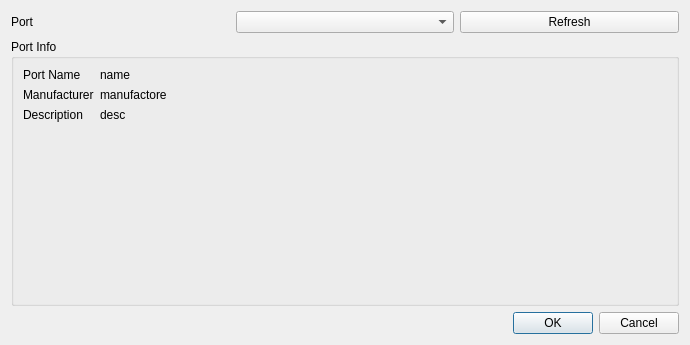
<?xml version="1.0" encoding="UTF-8"?>
<ui version="4.0">
 <class>DialogPortConfig</class>
 <widget class="QDialog" name="DialogPortConfig">
  <property name="geometry">
   <rect>
    <x>0</x>
    <y>0</y>
    <width>690</width>
    <height>345</height>
   </rect>
  </property>
  <property name="windowTitle">
   <string>Dialog</string>
  </property>
  <layout class="QVBoxLayout" name="verticalLayout" stretch="1,3,1">
   <item>
    <layout class="QHBoxLayout" name="horizontalLayout">
     <property name="sizeConstraint">
      <enum>QLayout::SetDefaultConstraint</enum>
     </property>
     <item>
      <widget class="QLabel" name="label">
       <property name="text">
        <string>Port</string>
       </property>
      </widget>
     </item>
     <item>
      <widget class="QComboBox" name="comboBoxPorts"/>
     </item>
     <item>
      <widget class="QPushButton" name="pushButtonRefresh">
       <property name="text">
        <string>Refresh</string>
       </property>
      </widget>
     </item>
    </layout>
   </item>
   <item>
    <widget class="QGroupBox" name="groupBox">
     <property name="title">
      <string>Port Info</string>
     </property>
     <layout class="QFormLayout" name="formLayout">
      <item row="0" column="0">
       <widget class="QLabel" name="label_2">
        <property name="text">
         <string>Port Name</string>
        </property>
       </widget>
      </item>
      <item row="0" column="1">
       <widget class="QLabel" name="labelPortName">
        <property name="text">
         <string>name</string>
        </property>
       </widget>
      </item>
      <item row="1" column="0">
       <widget class="QLabel" name="label_4">
        <property name="text">
         <string>Manufacturer</string>
        </property>
       </widget>
      </item>
      <item row="1" column="1">
       <widget class="QLabel" name="labelPortManufact">
        <property name="text">
         <string>manufactore</string>
        </property>
       </widget>
      </item>
      <item row="2" column="0">
       <widget class="QLabel" name="label_6">
        <property name="text">
         <string>Description</string>
        </property>
       </widget>
      </item>
      <item row="2" column="1">
       <widget class="QLabel" name="labelPortDesc">
        <property name="text">
         <string>desc</string>
        </property>
       </widget>
      </item>
     </layout>
    </widget>
   </item>
   <item>
    <widget class="QDialogButtonBox" name="buttonBox">
     <property name="orientation">
      <enum>Qt::Horizontal</enum>
     </property>
     <property name="standardButtons">
      <set>QDialogButtonBox::Cancel|QDialogButtonBox::Ok</set>
     </property>
    </widget>
   </item>
  </layout>
 </widget>
 <resources/>
 <connections>
  <connection>
   <sender>buttonBox</sender>
   <signal>accepted()</signal>
   <receiver>DialogPortConfig</receiver>
   <slot>accept()</slot>
   <hints>
    <hint type="sourcelabel">
     <x>248</x>
     <y>254</y>
    </hint>
    <hint type="destinationlabel">
     <x>157</x>
     <y>274</y>
    </hint>
   </hints>
  </connection>
  <connection>
   <sender>buttonBox</sender>
   <signal>rejected()</signal>
   <receiver>DialogPortConfig</receiver>
   <slot>reject()</slot>
   <hints>
    <hint type="sourcelabel">
     <x>316</x>
     <y>260</y>
    </hint>
    <hint type="destinationlabel">
     <x>286</x>
     <y>274</y>
    </hint>
   </hints>
  </connection>
 </connections>
</ui>
